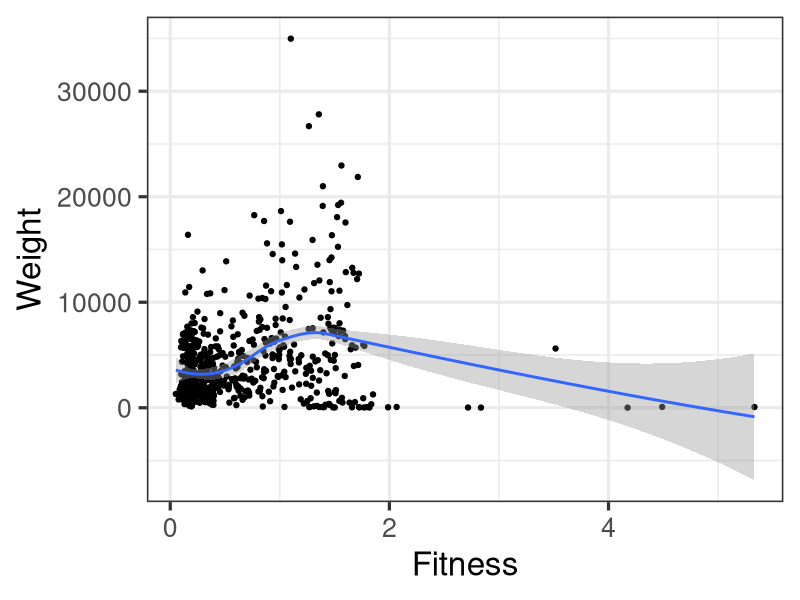
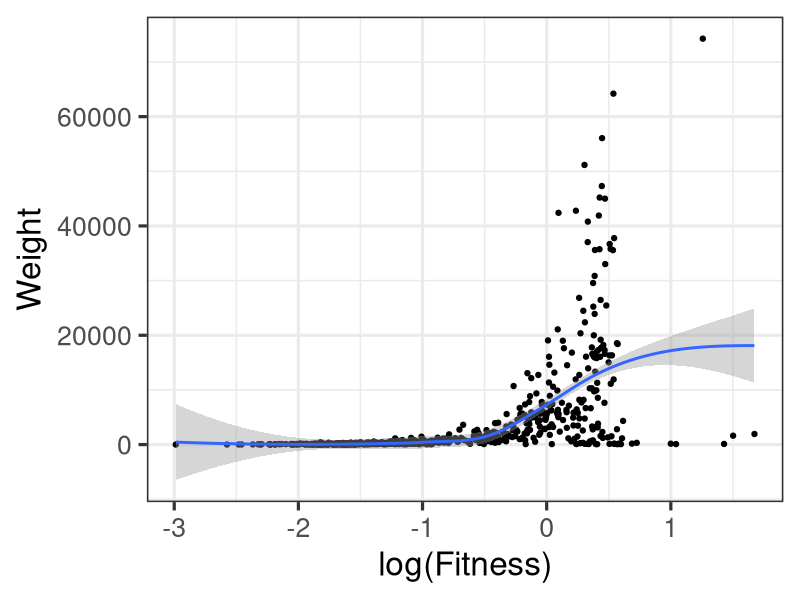
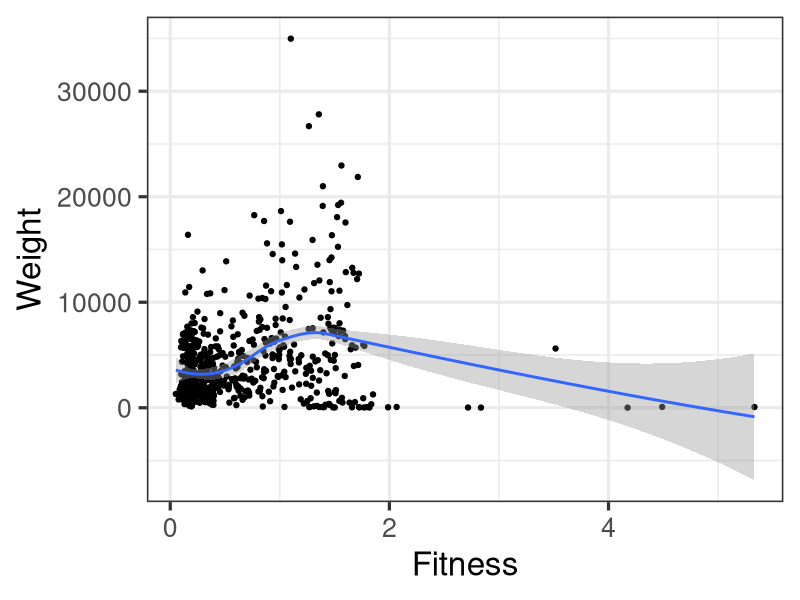
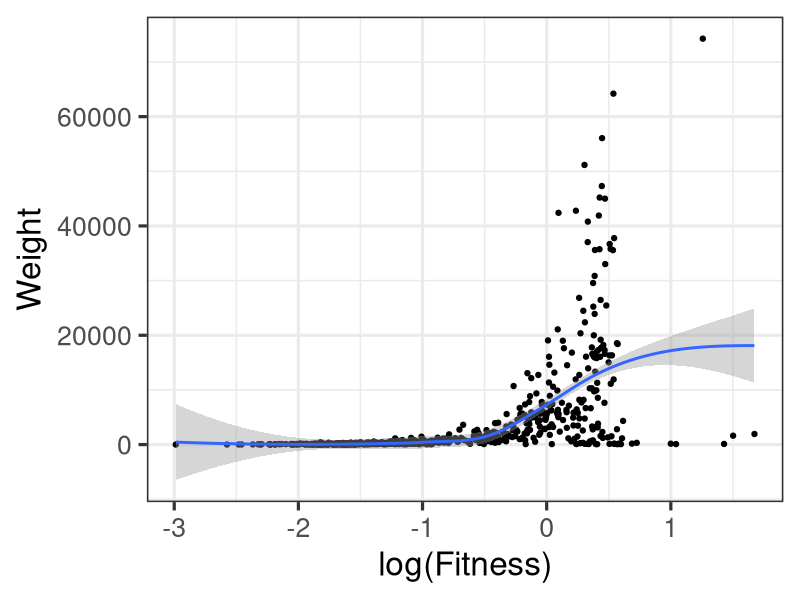

Source code (R) for these figures, in order:
## ---- chunk 1
library(tidyverse)
library(Hmisc)

peptide.data <- read.table(file = "../Data/supplemental_dataset_1.tsv", header = T, stringsAsFactors = F)
## ---- chunk 2
peptide.data <- peptide.data %>% mutate(
  Log_WEIGHT = (FITNESS^2) * WEIGHT
)

peptide_cluster <- peptide.data %>% group_by(Cluster) %>% summarise(
  Fitness = wtd.mean(FITNESS, weights = WEIGHT),
  Weight = sum(WEIGHT),
  Log_Weight = sum(Log_WEIGHT)
)

cor(peptide_cluster$Fitness, peptide_cluster$Weight)
cor(log(peptide_cluster$Fitness), peptide_cluster$Log_Weight)

# Ordinary weights
peptide_cluster %>% ggplot(
  data = .,
  aes(
    x = Fitness,
    y = Weight
  )
) + geom_point() + geom_smooth() + theme_bw(base_size = 24)

ggsave(filename = paste0("../../Figures/supplemental_figure_2_A_", Sys.Date(), ".png"),
       units = "in",
       width = 5, height = 5)

# Log weights
peptide_cluster %>% ggplot(
  data = .,
  aes(
    x = log(Fitness),
    y = Log_Weight
  )
) + geom_point() + geom_smooth() + ylab("Weight") + theme_bw(base_size = 24)

ggsave(filename = paste0("../../Figures/supplemental_figure_2_B_", Sys.Date(), ".png"),
       units = "in",
       width = 5, height = 5)
